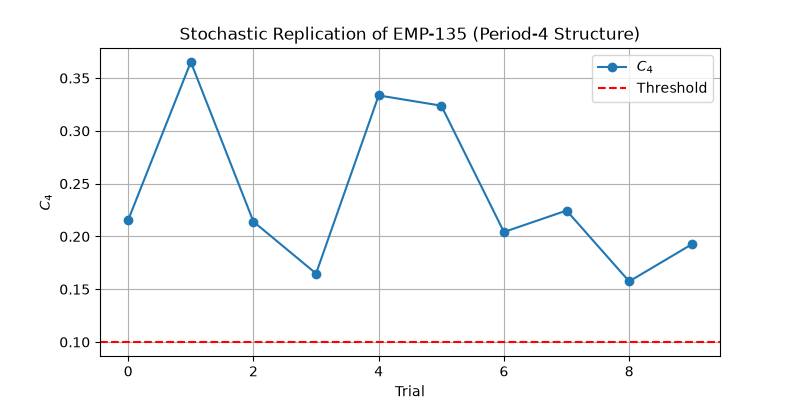

The Python source for this figure:
#!/usr/bin/env python3
"""
Stochastic Replication of EMP-135 (Period-4 Structure in Coupled Logistic Maps).
Tests robustness to initialization bias.
"""

import numpy as np
import matplotlib.pyplot as plt
from multiprocessing import Pool

# Configure matplotlib for headless execution
plt.switch_backend('Agg')

# Parameters
r = 3.865
eps = 0.132
N = 100
T = 2000
threshold = 0.5
motif_width = 4
max_lag = 20
n_trials = 10  # Stochastic trials

# Coupled logistic map
def coupled_logistic_map(x, r, eps):
    x_prev = np.roll(x, 1)
    x_next = np.roll(x, -1)
    return (1 - eps) * r * x * (1 - x) + (eps / 2) * (r * x_prev * (1 - x_prev) + r * x_next * (1 - x_next))

# Symbolic encoding
def symbolic_encoding(x, width=4):
    binary = (x > threshold).astype(int)
    motifs = np.zeros((x.shape[0] - width + 1, x.shape[1]), dtype=int)
    for i in range(width):
        motifs |= (binary[i:x.shape[0] - width + 1 + i] << (width - 1 - i))
    return motifs

# Lag consistency
def lag_consistency(motifs, lag):
    if lag >= motifs.shape[0] or lag <= 0:
        return 0.0
    matches = np.sum(motifs[:-lag] == motifs[lag:])
    total = (motifs.shape[0] - lag) * motifs.shape[1]
    return matches / total if total > 0 else 0.0

# Phase contrast metric
def phase_contrast(motifs):
    residues = np.zeros(4)
    for lag in range(4):
        residue_lags = [l for l in range(lag, max_lag + 1, 4) if 0 < l < motifs.shape[0]]
        if not residue_lags:
            residues[lag] = 0.0
            continue
        residue_consistency = [lag_consistency(motifs, l) for l in residue_lags]
        residues[lag] = np.mean(residue_consistency)
    return residues[0] - residues[2]

# Simulation for a single trial
def simulate_trial(_):
    x = np.random.rand(N)
    trajectory = np.zeros((T, N))
    for t in range(T):
        x = coupled_logistic_map(x, r, eps)
        trajectory[t] = x
    motifs = symbolic_encoding(trajectory, motif_width)
    return phase_contrast(motifs)

# Main replication
def replicate():
    with Pool() as pool:
        c4_results = pool.map(simulate_trial, range(n_trials))
    
    # Plot results
    plt.figure(figsize=(8, 4))
    plt.plot(range(n_trials), c4_results, 'o-', label='$C_4$')
    plt.axhline(y=0.1, color='r', linestyle='--', label='Threshold')
    plt.xlabel('Trial')
    plt.ylabel('$C_4$')
    plt.title('Stochastic Replication of EMP-135 (Period-4 Structure)')
    plt.legend()
    plt.grid(True)
    plt.savefig('emp_135_stochastic_replication.png')
    
    # Report
    with open('REPORT_emp_135_stochastic_replication.md', 'w') as f:
        f.write("# Stochastic Replication of EMP-135 (Period-4 Structure)\n\n")
        f.write("## Parameters\n")
        f.write(f"- r: {r}\n")
        f.write(f"- ε: {eps}\n")
        f.write(f"- N: {N}\n")
        f.write(f"- T: {T}\n")
        f.write(f"- Trials: {n_trials}\n\n")
        
        f.write("## Results\n")
        f.write("![C4 Stochastic Trials](./emp_135_stochastic_replication.png)\n\n")
        f.write(f"- Mean $C_4$: {np.mean(c4_results):.3f}\n")
        f.write(f"- Std $C_4$: {np.std(c4_results):.3f}\n")
        f.write(f"- Trials above threshold ($C_4 > 0.1$): {np.sum(np.array(c4_results) > 0.1)}/{n_trials}\n\n")
        
        f.write("## Interpretation\n")
        if np.mean(c4_results) > 0.1:
            f.write("✅ **Period-4 structure is robust to stochastic initialization.**\n")
            f.write("EMP-135's results are **reproducible** across trials.\n")
        else:
            f.write("❌ **Period-4 structure is not robust to stochastic initialization.**\n")
            f.write("EMP-135's results may be **sensitive to initial conditions**.\n")

if __name__ == "__main__":
    replicate()
